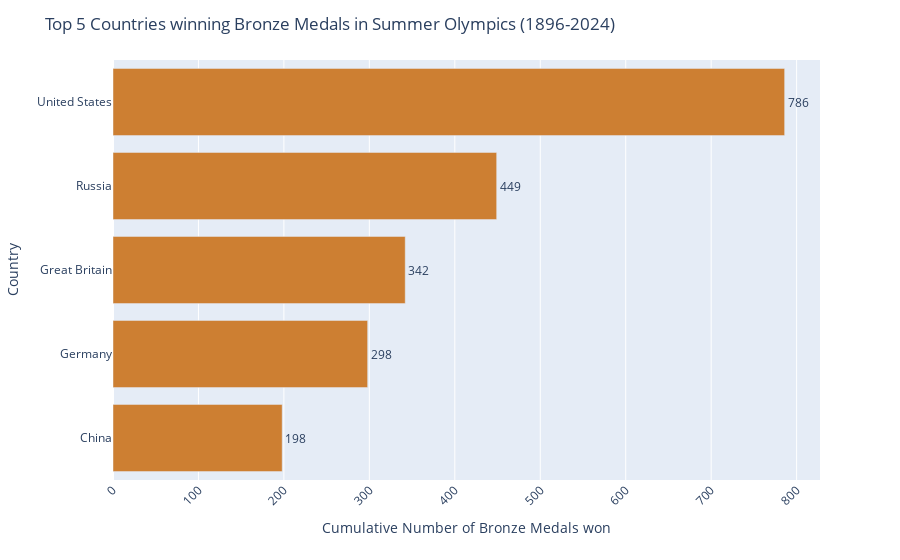

The notebook cell saved with this chart:
### Code cell
summary_df3 = summary_df.reset_index().sort_values(by='bronze_sum', ascending=True)

fig2 = px.bar(summary_df3, y='country', x='bronze_sum', text = 'bronze_sum', orientation='h', hover_data=['gold_sum', 'silver_sum', 'total_sum'])
fig2.update_traces(texttemplate='%{text:.3s}', textposition='outside', marker_color='#CD7F32') # places the annotation above the bar and set color to bronze
fig2.update_layout(uniformtext_minsize=8)
fig2.update_layout(xaxis_tickangle=-45)
fig2.update_layout(title = 'Top 5 Countries winning Bronze Medals in Summer Olympics (1896-2024)', xaxis_title='Cumulative Number of Bronze Medals won', yaxis_title='Country')
fig2.show()
#save image as svg file
fig2.write_image("visualizations/fig2.svg", width=1000, height = 350, engine='orca')

### Figure 1 — Plotly figure (JSON) as saved in the notebook; plotly's stock layout.template omitted (floating-point values rounded to 4 significant figures)
{"data": [{"alignmentgroup": "True", "customdata": [[303, 226, 727], [249, 277, 824], [305, 345, 992], [543, 449, 1441], [1110, 885, 2781]], "hovertemplate": "bronze_sum=%{text}<br>country=%{y}<br>gold_sum=%{customdata[0]}<br>silver_sum=%{customdata[1]}<br>total_sum=%{customdata[2]}<extra></extra>", "legendgroup": "", "marker": {"color": "#CD7F32", "pattern": {"shape": ""}}, "name": "", "offsetgroup": "", "orientation": "h", "showlegend": false, "text": [198, 298, 342, 449, 786], "textposition": "outside", "texttemplate": "%{text:.3s}", "type": "bar", "x": [198, 298, 342, 449, 786], "xaxis": "x", "y": ["China", "Germany", "Great Britain", "Russia", "United States"], "yaxis": "y"}], "layout": {"barmode": "relative", "legend": {"tracegroupgap": 0}, "margin": {"t": 60}, "title": {"text": "Top 5 Countries winning Bronze Medals in Summer Olympics (1896-2024)"}, "uniformtext": {"minsize": 8}, "xaxis": {"anchor": "y", "domain": [0, 1], "tickangle": -45, "title": {"text": "Cumulative Number of Bronze Medals won"}}, "yaxis": {"anchor": "x", "domain": [0, 1], "title": {"text": "Country"}}}}
